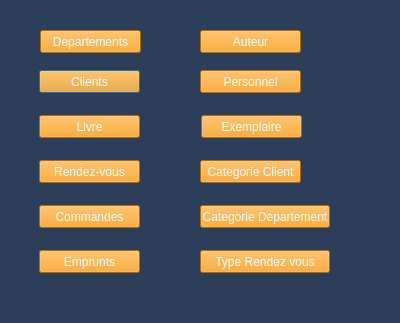
<?xml version="1.0" encoding="UTF-8"?>
<ui version="4.0">
 <class>Dialog_home</class>
 <widget class="QDialog" name="Dialog_home">
  <property name="geometry">
   <rect>
    <x>0</x>
    <y>0</y>
    <width>400</width>
    <height>323</height>
   </rect>
  </property>
  <property name="windowTitle">
   <string>Dialog</string>
  </property>
  <property name="styleSheet">
   <string notr="true">background-color: rgb(44, 62, 89);</string>
  </property>
  <widget class="QPushButton" name="pushButton_Client">
   <property name="geometry">
    <rect>
     <x>39</x>
     <y>70</y>
     <width>101</width>
     <height>23</height>
    </rect>
   </property>
   <property name="styleSheet">
    <string notr="true">background-color: rgb(248, 148, 6);
color: rgb(255, 255, 255);
</string>
   </property>
   <property name="text">
    <string>Clients</string>
   </property>
  </widget>
  <widget class="QPushButton" name="pushButton_Rdv">
   <property name="geometry">
    <rect>
     <x>39</x>
     <y>160</y>
     <width>101</width>
     <height>23</height>
    </rect>
   </property>
   <property name="styleSheet">
    <string notr="true">background-color: rgb(248, 148, 6);
color: rgb(255, 255, 255);</string>
   </property>
   <property name="text">
    <string>Rendez-vous</string>
   </property>
  </widget>
  <widget class="QPushButton" name="pushButton_Livre">
   <property name="geometry">
    <rect>
     <x>39</x>
     <y>115</y>
     <width>101</width>
     <height>23</height>
    </rect>
   </property>
   <property name="styleSheet">
    <string notr="true">background-color: rgb(248, 148, 6);
color: rgb(255, 255, 255);</string>
   </property>
   <property name="text">
    <string>Livre</string>
   </property>
  </widget>
  <widget class="QPushButton" name="pushButton_Emprunt">
   <property name="geometry">
    <rect>
     <x>39</x>
     <y>250</y>
     <width>101</width>
     <height>23</height>
    </rect>
   </property>
   <property name="styleSheet">
    <string notr="true">background-color: rgb(248, 148, 6);
color: rgb(255, 255, 255);</string>
   </property>
   <property name="text">
    <string>Emprunts</string>
   </property>
  </widget>
  <widget class="QPushButton" name="pushButton_Auteur">
   <property name="geometry">
    <rect>
     <x>200</x>
     <y>30</y>
     <width>101</width>
     <height>23</height>
    </rect>
   </property>
   <property name="styleSheet">
    <string notr="true">background-color: rgb(248, 148, 6);
color: rgb(255, 255, 255);</string>
   </property>
   <property name="text">
    <string>Auteur</string>
   </property>
  </widget>
  <widget class="QPushButton" name="pushButton_Departement">
   <property name="geometry">
    <rect>
     <x>40</x>
     <y>30</y>
     <width>101</width>
     <height>23</height>
    </rect>
   </property>
   <property name="styleSheet">
    <string notr="true">background-color: rgb(248, 148, 6);
color: rgb(255, 255, 255);</string>
   </property>
   <property name="text">
    <string>Departements</string>
   </property>
  </widget>
  <widget class="QPushButton" name="pushButton_Commande">
   <property name="geometry">
    <rect>
     <x>39</x>
     <y>205</y>
     <width>101</width>
     <height>23</height>
    </rect>
   </property>
   <property name="styleSheet">
    <string notr="true">background-color: rgb(248, 148, 6);
color: rgb(255, 255, 255);</string>
   </property>
   <property name="text">
    <string>Commandes</string>
   </property>
  </widget>
  <widget class="QPushButton" name="pushButton_Personnel">
   <property name="geometry">
    <rect>
     <x>200</x>
     <y>70</y>
     <width>101</width>
     <height>23</height>
    </rect>
   </property>
   <property name="styleSheet">
    <string notr="true">background-color: rgb(248, 148, 6);
color: rgb(255, 255, 255);</string>
   </property>
   <property name="text">
    <string>Personnel</string>
   </property>
  </widget>
  <widget class="QPushButton" name="pushButton_Exemplaire">
   <property name="geometry">
    <rect>
     <x>201</x>
     <y>115</y>
     <width>101</width>
     <height>23</height>
    </rect>
   </property>
   <property name="styleSheet">
    <string notr="true">background-color: rgb(248, 148, 6);
color: rgb(255, 255, 255);</string>
   </property>
   <property name="text">
    <string>Exemplaire</string>
   </property>
  </widget>
  <widget class="QPushButton" name="pushButton_categorie_client">
   <property name="geometry">
    <rect>
     <x>200</x>
     <y>160</y>
     <width>101</width>
     <height>23</height>
    </rect>
   </property>
   <property name="styleSheet">
    <string notr="true">background-color: rgb(248, 148, 6);
color: rgb(255, 255, 255);</string>
   </property>
   <property name="text">
    <string>Categorie Client</string>
   </property>
  </widget>
  <widget class="QPushButton" name="pushButton_categorie_Departement">
   <property name="geometry">
    <rect>
     <x>200</x>
     <y>205</y>
     <width>130</width>
     <height>23</height>
    </rect>
   </property>
   <property name="styleSheet">
    <string notr="true">background-color: rgb(248, 148, 6);
color: rgb(255, 255, 255);</string>
   </property>
   <property name="text">
    <string>Categorie Departement</string>
   </property>
  </widget>
  <widget class="QPushButton" name="pushButton_categorie_Departement_2">
   <property name="geometry">
    <rect>
     <x>200</x>
     <y>250</y>
     <width>130</width>
     <height>23</height>
    </rect>
   </property>
   <property name="styleSheet">
    <string notr="true">background-color: rgb(248, 148, 6);
color: rgb(255, 255, 255);</string>
   </property>
   <property name="text">
    <string>Type Rendez vous</string>
   </property>
  </widget>
 </widget>
 <resources/>
 <connections/>
</ui>
